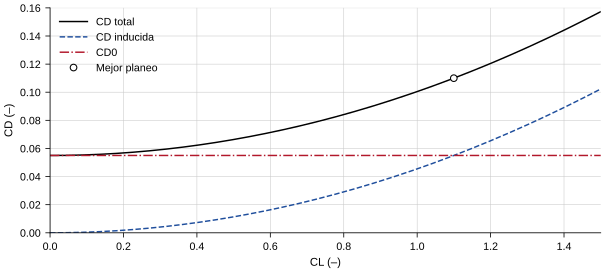

Here is the Python script that generated this plot:
import sys, pathlib
sys.path.insert(0, str(pathlib.Path(__file__).resolve().parents[3] / "plantilla" / "graficas"))
sys.path.insert(0, str(pathlib.Path(__file__).resolve().parent))
import numpy as np
import alimoche_graficas as ag
import modelo_a06 as m

cl = np.linspace(0, m.CLMAX, 200)
fig, ax = ag.figura(160, 72)
ax.plot(cl, m.cd(cl), **ag.serie(0), label="CD total")
ax.plot(cl, m.K * cl ** 2, **ag.serie(1), label="CD inducida")
ax.plot(cl, np.full_like(cl, m.CD0), **ag.serie(2), label="CD0")
c = m.cl_optimo()
ax.plot(c, m.cd(c), "o", ms=5, mfc="white", mec="black", mew=0.8, label="Mejor planeo")
ax.set_xlim(0, 1.5); ax.set_ylim(0, 0.16)
ax.set_xlabel("CL (–)"); ax.set_ylabel("CD (–)")
ag.leyenda(ax, loc="upper left")
ag.guardar(fig, __file__)
